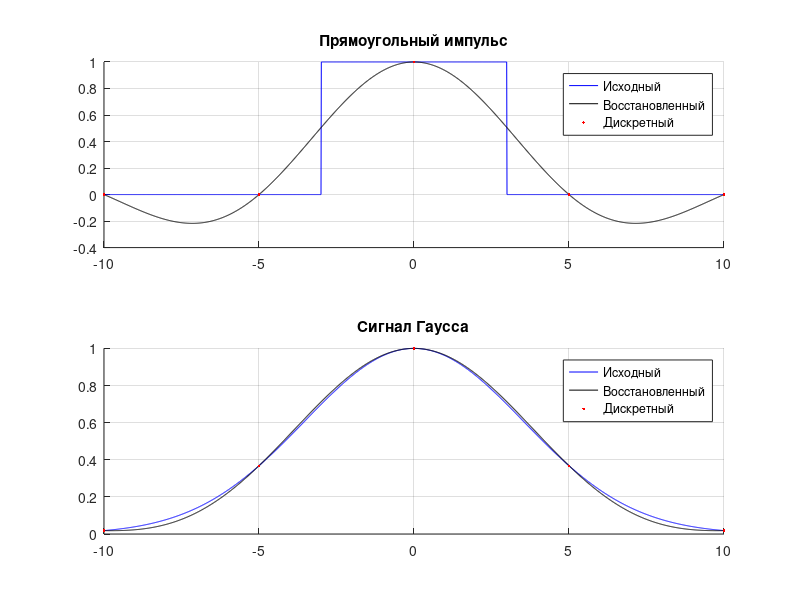

Recreate this plot in MATLAB.
function lab01
    n = input('Введите количество точек: ');
    step = input('Введите шаг: ');
    
    xMax = step * (n - 1) / 2;
    xArr = -xMax:step:xMax;
    x0Arr = -xMax:0.01:xMax;

    % Исходный сигнал
    yRec0Arr = rectangularPulse(x0Arr);
    yGau0Arr = gaussSignal(x0Arr);

    % Дискретизация
    yRecArr = rectangularPulse(xArr);
    yGauArr = gaussSignal(xArr);

    % Восстановление сигнала
    yRecRArr = zeros(1, length(x0Arr));
    yGauRArr = zeros(1, length(x0Arr));

    for i = 1:length(x0Arr)
        for j = 1:n
            temp = normSinc((x0Arr(i) - xArr(j)) / step);
            yRecRArr(i) = yRecRArr(i) + yRecArr(j) * temp;
            yGauRArr(i) = yGauRArr(i) + yGauArr(j) * temp;
        end
    end

    figure;

    subplot(2,1,1);
    title('Прямоугольный импульс');
    hold on;
    grid on;
    plot(x0Arr, yRec0Arr, 'b');
    plot(x0Arr, yRecRArr, 'k');
    plot(xArr, yRecArr, '.r');
    legend('Исходный', 'Восстановленный', 'Дискретный');

    subplot(2,1,2);
    title('Сигнал Гаусса');
    hold on;
    grid on;
    plot(x0Arr, yGau0Arr, 'b');
    plot(x0Arr, yGauRArr, 'k');
    plot(xArr, yGauArr, '.r');
    legend('Исходный', 'Восстановленный', 'Дискретный');

end

function [y] = rectangularPulse(x)
    c = 3;
    y = zeros(size(x));

    y(abs(x) < c) = 1;
end

function [y] = gaussSignal(x)
    A = 1;
    sigma = 5;

    y = A * exp(-(x / sigma).^2);
end

function [y] = normSinc(x)
    if x ~= 0
        y = sin(pi * x) / (pi * x);
    else
        y = 1;
    end
end
